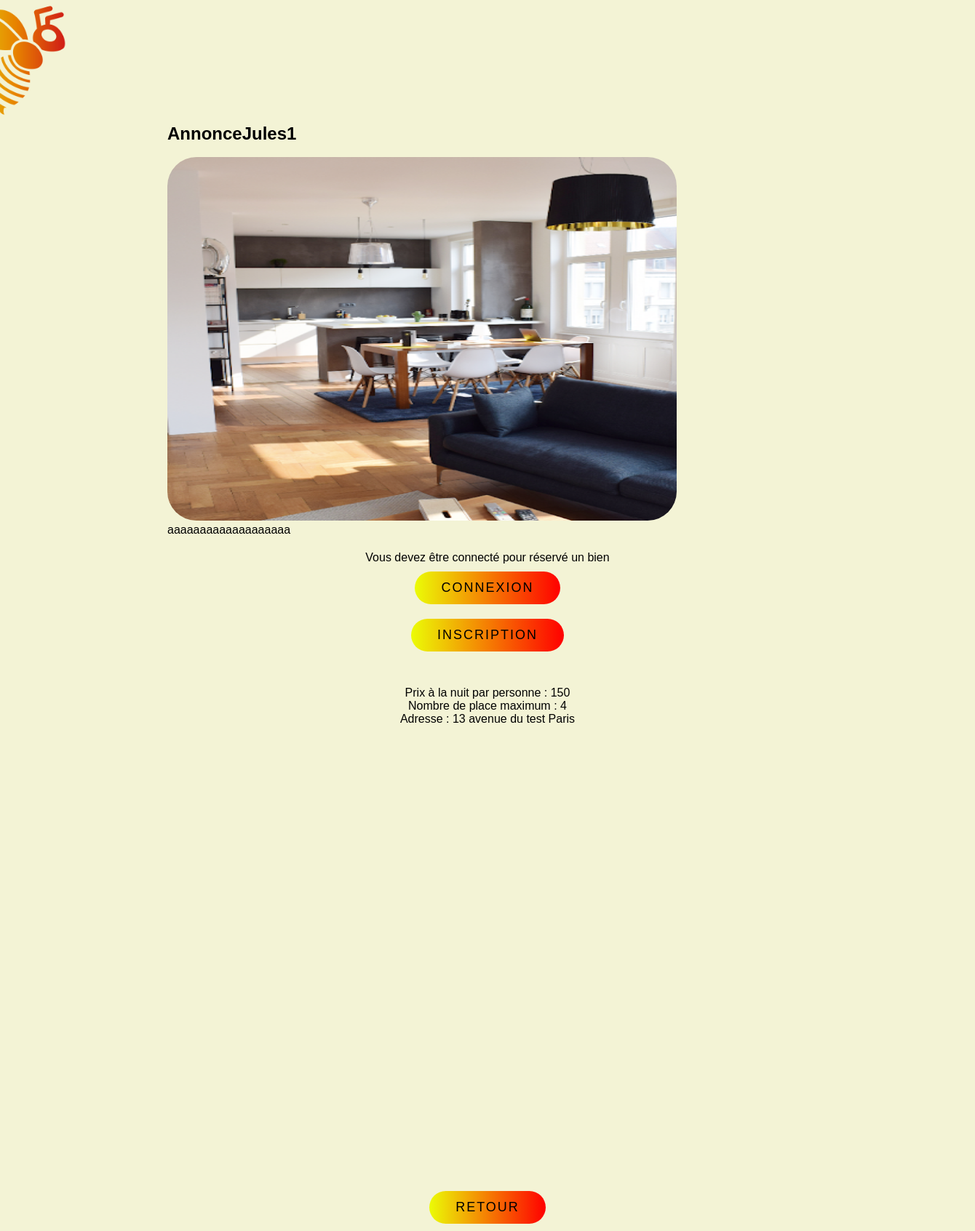
The app's page /annonce.php?id=23 with its own data.
### tables this page shows
CREATE TABLE `annonce` (
  `id` int(11) NOT NULL,
  `id_annonceur` int(11) NOT NULL,
  `titre` varchar(255) NOT NULL,
  `description` varchar(255) NOT NULL,
  `nb_place` int(11) NOT NULL,
  `adresse` varchar(255) NOT NULL,
  `ville` varchar(255) NOT NULL,
  `prix_nuit` int(11) NOT NULL,
  `latitude` text NOT NULL,
  `longitude` text NOT NULL
);

### annonce.php (the view, shortened to what this page needs)
<?php
    include('config.php');
    $query = $pdo->prepare("SELECT * FROM ProjetWeb.annonce WHERE id = {$_GET['id']}");
    $query->execute();
    $infos = $query->fetch();
?>
<!DOCTYPE html>
    <html>
        <head>
            <link rel="stylesheet" href="style.css" type="text/css">
        </head>
        <body>
            <div class="AAA">
                <div class="logo_A">
                    <img src="logo.png">
                </div>
                <div class="descrip_1">
                    <?php
                            echo "<div>";
                            $str_titre = strtolower($infos["titre"]);
                            $fileDestination = "./annonces/".$str_titre."/".$str_titre.".png";
                            echo "<h2 class='titre_AA'>{$infos['titre']}</h2><br>";
                            echo "<img class='imgAA' src={$fileDestination}><br>";
                            echo "{$infos['description']}";
                            echo "</div>";
                        ?>
                </div>
                <div class="reserv_C">
                    <?php if (!empty($_SESSION["IS_CONNECTED"])) {
                            echo "<form action='réservation.php?id={$infos["id"]}' method='post'>" ?>
                            <input type="number" name="nombre_locataire" placeholder="Nombre de locataire" />
                            <input type="date" name="Date_arrivé" placeholder="Date d'arrivé" />
                            <input type="date" name="Date_départ" placeholder="Date de départ" />
                            <button type="submit">Envoyer</button>
                        </form>
                </div>
                <div class="reserv_D">
                    <?php }
                            else {
                                echo "Vous devez être connecté pour réservé un bien";
                                echo '<a href="connexion.php" class = "a">Connexion</a>
                                <a href="inscription.php" class = "a">Inscription</a><br>';
                            }
                        ?>
                </div>
                <div class=info_AA>
                    <p>Prix à la nuit par personne : <?php echo $infos["prix_nuit"] ?>
                    <p>Nombre de place maximum : <?php echo $infos["nb_place"] ?><br>
                    <p class="lastone">Adresse : <?php echo $infos["adresse"] . " " . $infos["ville"] ?><br>
                    <div id="map"></div>
                </div>
                <div class="action">
                    <a class="a" href="recherche.php">Retour</a>
                    </div>
            </div>
        </body>
    </html>

### style.css (style rules this page uses)
* { margin: 0; padding: 0; box-sizing: border-box; font-family: 'Poppins', sans-serif; }
body { display: flex; justify-content: center; align-items: center; flex-wrap: wrap; background-color: rgb(243, 243, 213); }
.action { display: flex; align-items: center; flex-direction: column; }
.imgAA { background-size: cover; width: 700px; height: 500px; border-radius: 40px; }
.logo_A { position: relative; float: left; margin-right: 20px; }
.descrip_1 { margin-top: 20px; margin-right: 180px; display: flex; align-items: center; justify-content: center; flex-direction: column; min-width: 160vh; }
.reserv_C { padding: 20px; position: relative; display: flex; align-items: center; flex-direction: column; }
.info_AA { display: flex; align-items: center; flex-direction: column; }
.a { position: relative; display: inline-block; padding: 12px 36px; margin: 10px 10px; color: rgb(0, 0, 0); text-decoration: none; text-transform: uppercase; font-size: 18px; letter-spacing: 2px; border-radius: 40px; background: linear-gradient(90deg,rgb(235, 252, 6),#ff0000); overflow: hidden; }
#map { height:600px; width:1000px; border-radius: 30px; padding: 30px; }
.lastone { margin-bottom: 30px; }

### records on screen
annonce: titre "AnnonceJules1", description "aaaaaaaaaaaaaaaaaaa", prix_nuit "150", nb_place "4", adresse "13 avenue du test", ville "Paris"
